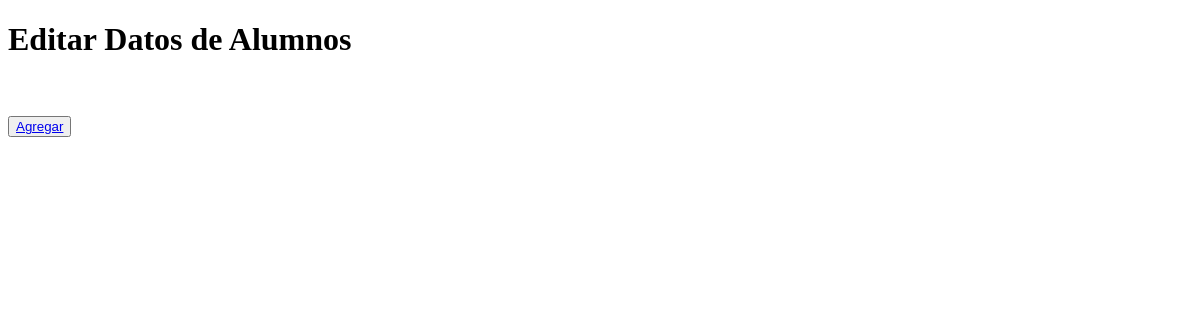
The app's page /alumnos/crud, older data.
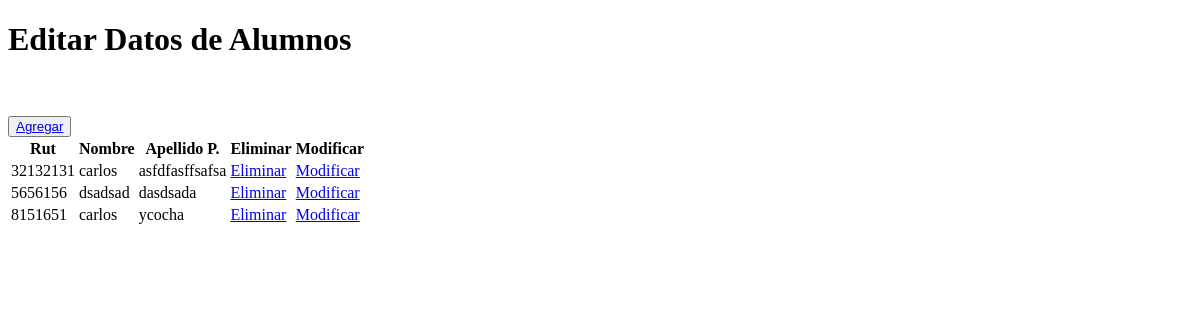
The same page, newer data.
### Alumnos/models.py (models this page shows, shortened)
class Alumno(models.Model):
    rut = models.CharField(primary_key=True, max_length=10)
    nombre = models.CharField(max_length=20)
    apellido_paterno = models.CharField(max_length=20)
    apellido_materno = models.CharField(max_length=20)
    fecha_nacimiento = models.DateField(blank=False, null=False)
    id_genero = models.ForeignKey('Genero',on_delete=models.CASCADE, db_column='idGenero')
    telefono = models.CharField(max_length=45)
    email = models.EmailField(unique=True, max_length=100, blank=True, null=True)
    direccion = models.CharField(max_length=50, blank=True, null=True)
    activo = models.IntegerField()

### Alumnos/views.py (the view)
# urls.py: path('crud', crud, name='crud'),
def crud(request):
    alumnos = Alumno.objects.all()
    context = {"alumnos" :alumnos}
    return render(request, 'alumnos/alumnos_list.html', context)

### Alumnos/templates/alumnos/alumnos_list.html (shortened to what this page needs)
{% load static %}
<!DOCTYPE html>
<html lang="en">
<head>
</head>
<body>
        <h1>Editar Datos de Alumnos</h1><br>
        <br>
        <button type="button">
            <a href="{% url 'alumnosAdd' %}"> Agregar </a>
        </button>
        <table>
            {% if alumnos %}
                <th>Rut</th>
                <th>Nombre</th>
                <th>Apellido P. </th>
                <th>Eliminar</th>
                <th>Modificar</th>
                {% for alumno in alumnos %}
                    <tr>
                        <td>{{ alumno.rut }}
                        <td>{{ alumno.nombre}}
                        <td>{{ alumno.apellido_paterno }}
                        <td><a href="{% url 'alumnos_del' pk=alumno.rut %}">Eliminar</a>
                        <td><a href="{% url 'alumnos_findEdit' pk=alumno.rut %}">Modificar</a>
                    </tr>
                {% endfor %}
            {% endif %}
        </table>
</body>
</html>

Row changes from the older to the newer data that the page shows:
added Alumno: rut "32132131", nombre "carlos", apellido_paterno "asfdfasffsafsa"
added Alumno: rut "5656156", nombre "dsadsad", apellido_paterno "dasdsada"
added Alumno: rut "8151651", nombre "carlos", apellido_paterno "ycocha"
Text that changed along with them:
text now shown: "Rut Nombre Apellido P. Eliminar Modificar"
